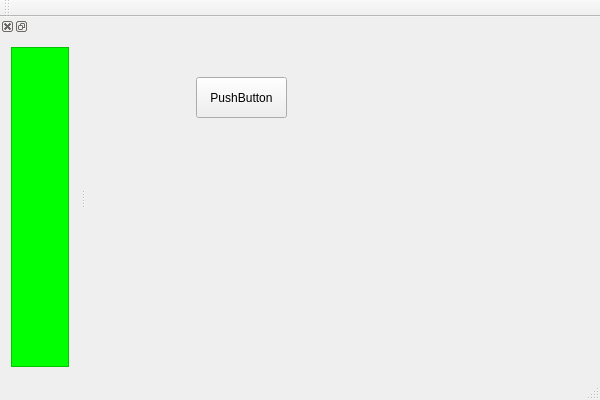
<?xml version="1.0" encoding="UTF-8"?>
<ui version="4.0">
 <class>Windows</class>
 <widget class="QMainWindow" name="Windows">
  <property name="geometry">
   <rect>
    <x>0</x>
    <y>0</y>
    <width>600</width>
    <height>400</height>
   </rect>
  </property>
  <property name="windowTitle">
   <string>Windows</string>
  </property>
  <widget class="QWidget" name="centralWidget">
   <widget class="QPushButton" name="pushButton">
    <property name="geometry">
     <rect>
      <x>110</x>
      <y>60</y>
      <width>91</width>
      <height>41</height>
     </rect>
    </property>
    <property name="text">
     <string>PushButton</string>
    </property>
   </widget>
  </widget>
  <widget class="QMenuBar" name="menuBar">
   <property name="geometry">
    <rect>
     <x>0</x>
     <y>0</y>
     <width>600</width>
     <height>21</height>
    </rect>
   </property>
  </widget>
  <widget class="QToolBar" name="mainToolBar">
   <attribute name="toolBarArea">
    <enum>TopToolBarArea</enum>
   </attribute>
   <attribute name="toolBarBreak">
    <bool>false</bool>
   </attribute>
  </widget>
  <widget class="QStatusBar" name="statusBar"/>
  <widget class="QDockWidget" name="dockWidget">
   <property name="minimumSize">
    <size>
     <width>80</width>
     <height>50</height>
    </size>
   </property>
   <property name="layoutDirection">
    <enum>Qt::RightToLeft</enum>
   </property>
   <property name="floating">
    <bool>false</bool>
   </property>
   <attribute name="dockWidgetArea">
    <number>1</number>
   </attribute>
   <widget class="QWidget" name="dockWidgetContents">
    <layout class="QVBoxLayout" name="verticalLayout">
     <item>
      <widget class="QFrame" name="frame">
       <property name="palette">
        <palette>
         <active>
          <colorrole role="Light">
           <brush brushstyle="SolidPattern">
            <color alpha="255">
             <red>0</red>
             <green>255</green>
             <blue>0</blue>
            </color>
           </brush>
          </colorrole>
          <colorrole role="Base">
           <brush brushstyle="SolidPattern">
            <color alpha="255">
             <red>255</red>
             <green>255</green>
             <blue>255</blue>
            </color>
           </brush>
          </colorrole>
          <colorrole role="Window">
           <brush brushstyle="SolidPattern">
            <color alpha="255">
             <red>0</red>
             <green>255</green>
             <blue>0</blue>
            </color>
           </brush>
          </colorrole>
         </active>
         <inactive>
          <colorrole role="Light">
           <brush brushstyle="SolidPattern">
            <color alpha="255">
             <red>0</red>
             <green>255</green>
             <blue>0</blue>
            </color>
           </brush>
          </colorrole>
          <colorrole role="Base">
           <brush brushstyle="SolidPattern">
            <color alpha="255">
             <red>255</red>
             <green>255</green>
             <blue>255</blue>
            </color>
           </brush>
          </colorrole>
          <colorrole role="Window">
           <brush brushstyle="SolidPattern">
            <color alpha="255">
             <red>0</red>
             <green>255</green>
             <blue>0</blue>
            </color>
           </brush>
          </colorrole>
         </inactive>
         <disabled>
          <colorrole role="Light">
           <brush brushstyle="SolidPattern">
            <color alpha="255">
             <red>0</red>
             <green>255</green>
             <blue>0</blue>
            </color>
           </brush>
          </colorrole>
          <colorrole role="Base">
           <brush brushstyle="SolidPattern">
            <color alpha="255">
             <red>0</red>
             <green>255</green>
             <blue>0</blue>
            </color>
           </brush>
          </colorrole>
          <colorrole role="Window">
           <brush brushstyle="SolidPattern">
            <color alpha="255">
             <red>0</red>
             <green>255</green>
             <blue>0</blue>
            </color>
           </brush>
          </colorrole>
         </disabled>
        </palette>
       </property>
       <property name="autoFillBackground">
        <bool>true</bool>
       </property>
       <property name="frameShape">
        <enum>QFrame::StyledPanel</enum>
       </property>
       <property name="frameShadow">
        <enum>QFrame::Raised</enum>
       </property>
      </widget>
     </item>
    </layout>
   </widget>
  </widget>
 </widget>
 <layoutdefault spacing="6" margin="11"/>
 <resources/>
 <connections/>
</ui>
